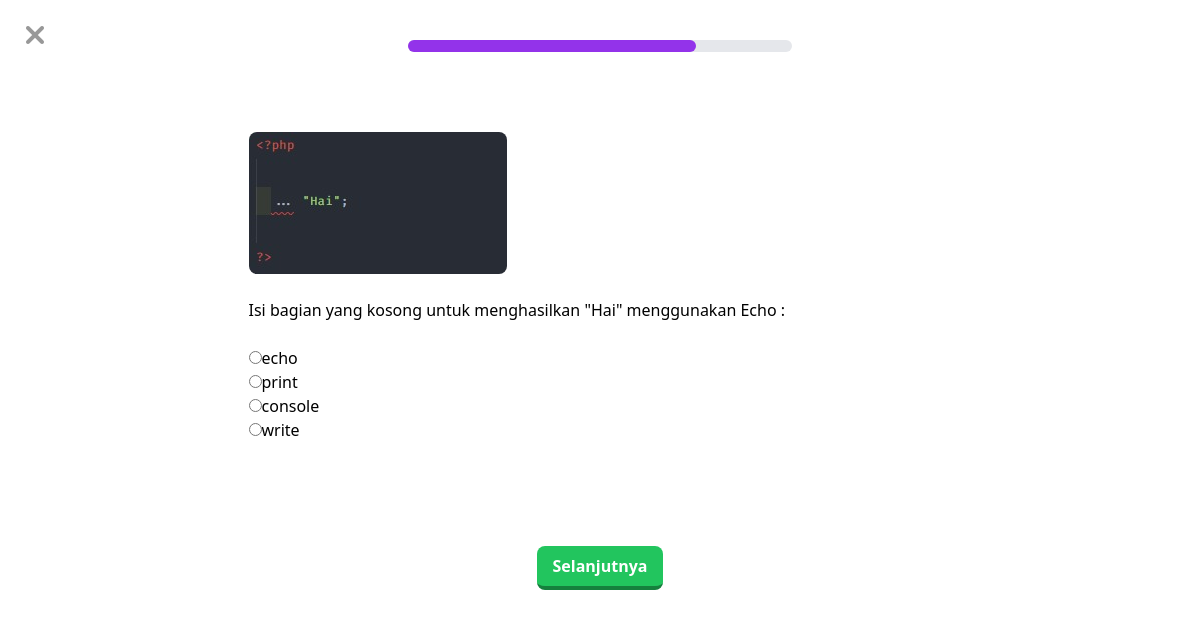
The app's page /codingku/php/basicsyntax1.3/question.php?n=5 with its own data.
### tables this page shows
CREATE TABLE `questions` (
  `question_number` int(11) NOT NULL,
  `question_text` text NOT NULL,
  `question_image` varchar(255) NOT NULL
);

CREATE TABLE `options` (
  `id` int(11) NOT NULL,
  `question_number` int(11) NOT NULL,
  `is_correct` tinyint(1) NOT NULL DEFAULT 0,
  `coption` text NOT NULL
);

### codingku/php/basicsyntax1.3/question.php (the view, shortened to what this page needs)
<?php
include '../../koneksi.php';
$number = $_GET['n'];
$query = "SELECT * FROM questions WHERE question_number = $number";
$result = mysqli_query($conn, $query);
$question = mysqli_fetch_assoc($result);
$query = "SELECT * FROM options WHERE question_number = $number";
$choices = mysqli_query($conn, $query);
?>
<html>
<head>
  <script src="https://cdn.tailwindcss.com"></script>
</head>
<section class="font-poppins">
  <div class="flex flex-col">
    <div class="relative">
      <div><a href="../../tailwind.php"><img src="../../gambar/x1.png" class="absolute top-5 left-5 opacity-40"></a></div>
    </div>
    <div class="m-auto my-10 mb-20">
      <div class="w-96 bg-gray-200 rounded-full h-3">
        <div class="bg-purple-600 h-3 rounded-full" style="width: 75%"></div>
      </div>
    </div>
    <div class="m-auto">
      <img class="rounded-lg" src="gambar/<?php echo $question['question_image']; ?>"><br>
      <p><?php echo $question['question_text']; ?> </p> <br>
      <form method="POST" action="process.php">
        <ul class="choicess">
          <?php while ($row = mysqli_fetch_assoc($choices)) { ?>
            <li><input type="radio" name="choice" value="<?php echo $row['id']; ?>" required><?php echo $row['coption']; ?></li>
          <?php } ?>
        </ul>
        <br>
        <div class="text-center mx-72 mt-20">
          <button class="float-right bg-green-500 hover:bg-green-400 text-white font-bold py-2 px-4 border-b-4 border-green-700 hover:border-green-500 rounded-lg" name="submit" value="submit">Selanjutnya</a></button>
        </div>
    </div>
</section>

### records on screen
questions: question_image (picture), question_text "Isi bagian yang kosong untuk menghasilkan \"Hai\" menggunakan Echo :"
options: coption "echo"
options: coption "print"
options: coption "console"
options: coption "write"
